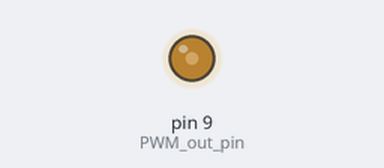
The sketch below on a simulated Arduino Uno, built with avr-gcc and run on an emulated ATmega328P. Parts: output pins drawn as LEDs (lit = HIGH).

Above: at 0.05 s.
At 7.45 s:
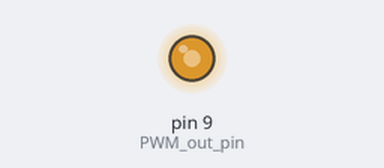
At 14.95 s:
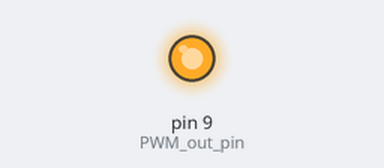
Timing chart, 0 to 19.5 s (numbered marks = the images above):
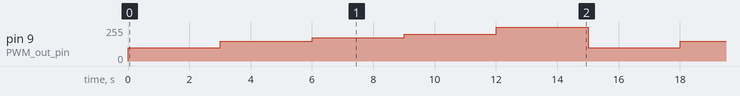

Measured:
- by itself, pin 9 (PWM_out_pin): repeats every 15.0 s: 150/255 3.0 s, 175/255 3.0 s, 200/255 3.0 s, 255/255 3.0 s, 100/255 3.0 s

The sketch:

pwm.ino
```cpp
int PWM_out_pin = 9; // Must be one of 3, 5, 6, 9, 10, or 11
// for Arduino Uno
void setup()
{
pinMode(PWM_out_pin, OUTPUT);
}
void loop()
{
byte PWM_out_level;
PWM_out_level = 100;
analogWrite( PWM_out_pin, PWM_out_level);
delay(3000);
PWM_out_level = 150;
analogWrite( PWM_out_pin, PWM_out_level);
delay(3000);
PWM_out_level = 175;
analogWrite( PWM_out_pin, PWM_out_level);
delay(3000);
PWM_out_level = 200;
analogWrite( PWM_out_pin, PWM_out_level);
delay(3000);
PWM_out_level = 255;
analogWrite( PWM_out_pin, PWM_out_level);
delay(3000);
}
```
